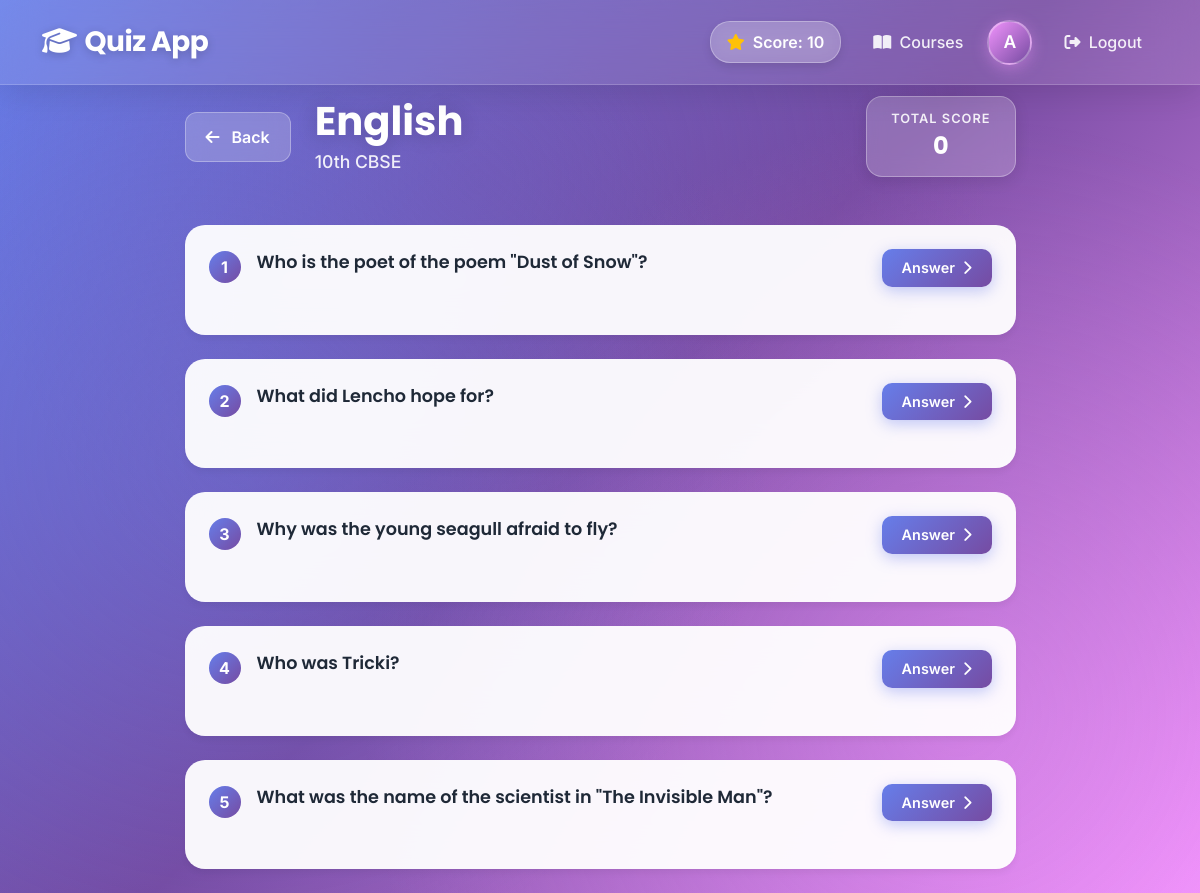
Page /subject/8/questions/ (signed in) on the earlier database version.
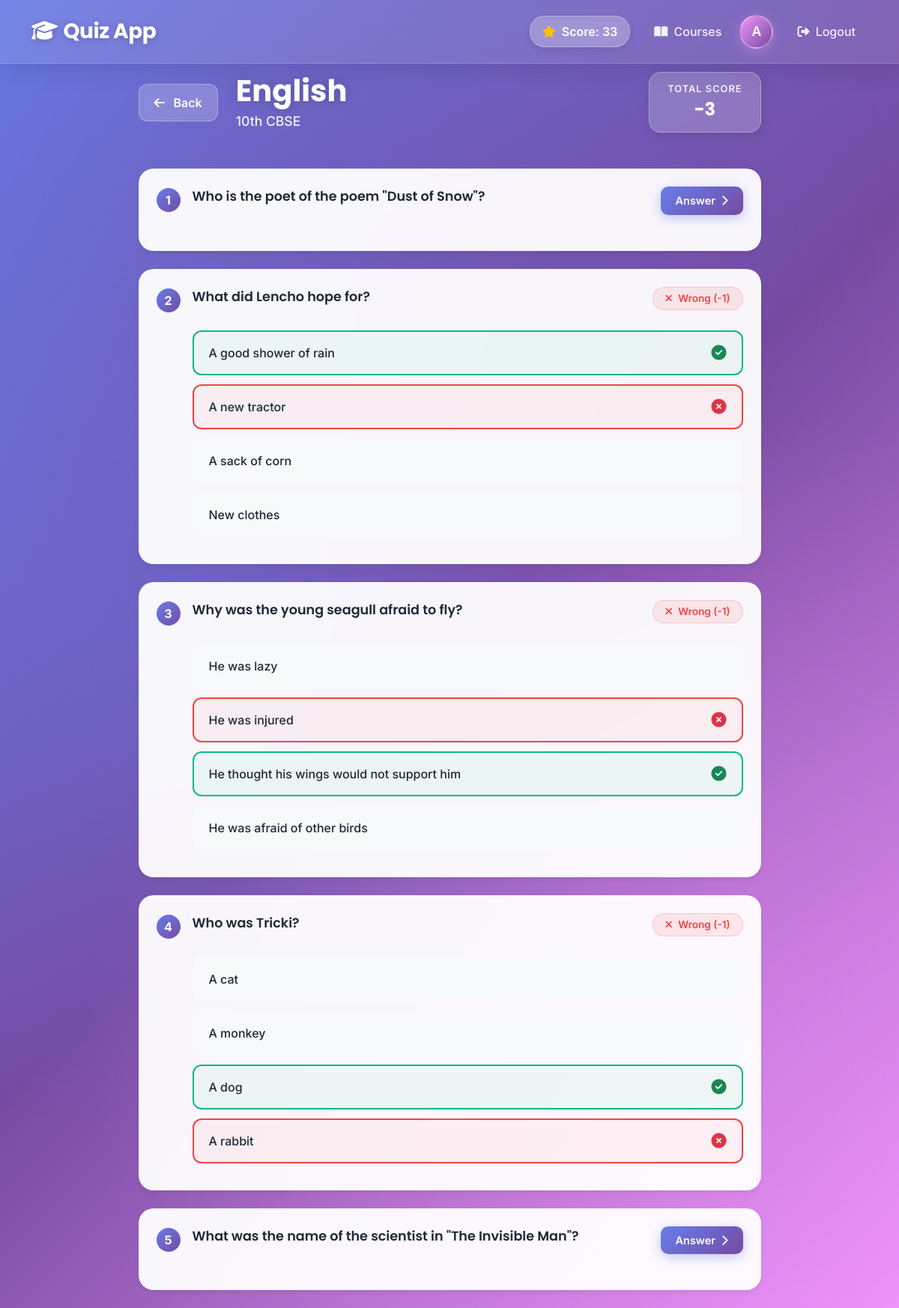
Same page on the later database version.
### quiz/models.py (models this page shows, shortened)
class Subject(models.Model):
    SUBJECT_TYPES = [
        ('LANGUAGE', 'Language'),
        ('SCIENCE', 'Science'),
        ('MATHEMATICS', 'Mathematics'),
    ]
    name = models.CharField(max_length=100)
    subject_type = models.CharField(max_length=20, choices=SUBJECT_TYPES)
    course = models.ForeignKey(Course, on_delete=models.CASCADE, related_name='subjects')
    description = models.TextField(blank=True)
    created_at = models.DateTimeField(auto_now_add=True)
    updated_at = models.DateTimeField(auto_now=True)
    class Meta:
        unique_together = ['name', 'course']

class Course(models.Model):
    COURSE_CHOICES = [
        ('10_KERALA', '10th Kerala Syllabus'),
        ('10_CBSE', '10th CBSE'),
        ('PLUS_ONE', '+1'),
        ('PLUS_TWO', '+2'),
    ]
    name = models.CharField(max_length=20, choices=COURSE_CHOICES, unique=True)
    description = models.TextField(blank=True)
    created_at = models.DateTimeField(auto_now_add=True)
    updated_at = models.DateTimeField(auto_now=True)

class Question(models.Model):
    subject = models.ForeignKey(Subject, on_delete=models.CASCADE, related_name='questions')
    text = models.TextField()
    positive_points = models.IntegerField(default=1)
    negative_points = models.IntegerField(default=0)
    created_at = models.DateTimeField(auto_now_add=True)
    updated_at = models.DateTimeField(auto_now=True)

class Option(models.Model):
    question = models.ForeignKey(Question, on_delete=models.CASCADE, related_name='options')
    text = models.CharField(max_length=255)
    is_correct = models.BooleanField(default=False)
    created_at = models.DateTimeField(auto_now_add=True)
    updated_at = models.DateTimeField(auto_now=True)

### quiz/views.py (the view)
# urls.py: path('subject/<int:subject_id>/questions/', views.subject_questions, name='subject_questions'),
@login_required
def subject_questions(request, subject_id):
    subject = get_object_or_404(Subject, id=subject_id)
    questions = Question.objects.filter(subject=subject).prefetch_related(
        'options',
        Prefetch(
            'usersubmission_set',
            queryset=UserSubmission.objects.filter(user=request.user),
            to_attr='user_submissions'
        )
    )
    for question in questions:
        question.user_submission = question.user_submissions[0] if question.user_submissions else None
    subject_score = UserSubmission.objects.filter(
        user=request.user,
        question__subject=subject
    ).aggregate(total=Sum('score'))['total'] or 0
    return render(request, 'quiz/subject_questions.html', {
        'subject': subject,
        'questions': questions,
        'total_score': subject_score,
        'global_score': get_user_total_score(request.user)
    })

### quiz/views.py (called while the page is built)
def get_user_total_score(user):
    return UserSubmission.objects.filter(user=user).aggregate(total=Sum('score'))['total'] or 0

### quiz/templates/quiz/subject_questions.html (shortened to what this page needs)
{% extends 'quiz/base.html' %}
{% block content %}
<div class="container">
    <div class="row justify-content-center">
        <div class="col-md-10 col-lg-9">
            <div class="d-flex justify-content-between align-items-center mb-5">
                <div class="d-flex align-items-center">
                    <a href="{% url 'course_subjects' subject.course.id %}" class="btn btn-glass me-4">
                        <i class="fas fa-arrow-left me-2"></i> Back
                    </a>
                    <div>
                        <h1 class="page-title mb-1">{{ subject.name }}</h1>
                        <p class="page-subtitle">{{ subject.course.get_name_display }}</p>
                    </div>
                </div>
                <div class="score-card">
                    <span class="score-label">Total Score</span>
                    <span class="score-value">{{ total_score }}</span>
                </div>
            </div>
            <div class="questions-list">
                {% for question in questions %}
                <div class="card question-card mb-4">
                    <div class="card-body p-4">
                        <div class="question-header d-flex justify-content-between align-items-start mb-4">
                            <div class="d-flex">
                                <span class="question-number">{{ forloop.counter }}</span>
                                <h5 class="question-text mb-0">{{ question.text }}</h5>
                            </div>
                            {% if question.user_submission %}
                            {% if question.user_submission.selected_option.is_correct %}
                            <span class="badge status-badge correct">
                                <i class="fas fa-check me-1"></i> Correct (+{{ question.positive_points }})
                            </span>
                            {% else %}
                            <span class="badge status-badge wrong">
                                <i class="fas fa-times me-1"></i> Wrong (-{{ question.negative_points }})
                            </span>
                            {% endif %}
                            {% else %}
                            <a href="{% url 'quiz_question' subject.id %}?question={{ question.id }}"
                                class="btn btn-primary btn-answer">
                                Answer <i class="fas fa-chevron-right ms-1"></i>
                            </a>
                            {% endif %}
                        </div>
                        {% if question.user_submission %}
                        <div class="options-list">
                            {% for option in question.options.all %}
                            <div
                                class="option-item {% if option.is_correct %}correct{% elif option == question.user_submission.selected_option and not option.is_correct %}wrong{% endif %}">
                                <span class="option-text">{{ option.text }}</span>
                                {% if option.is_correct %}
                                <i class="fas fa-check-circle text-success fs-5"></i>
                                {% elif option == question.user_submission.selected_option and not option.is_correct %}
                                <i class="fas fa-times-circle text-danger fs-5"></i>
                                {% endif %}
                            </div>
                            {% endfor %}
                        </div>
                        {% endif %}
                    </div>
                </div>
                {% empty %}
                <div class="empty-state">
                    <i class="fas fa-clipboard-question"></i>
                    <h3>No questions available</h3>
                    <p>Questions will be added soon for this subject</p>
                </div>
                {% endfor %}
            </div>
        </div>
    </div>
</div>
{% endblock %}

### quiz/templates/quiz/base.html (shortened to what this page needs)
<!DOCTYPE html>
<html lang="en">
<head>
    <link rel="stylesheet" href="https://cdn.jsdelivr.net/npm/bootstrap@5.3.0/dist/css/bootstrap.min.css">
    <link href="https://cdnjs.cloudflare.com/ajax/libs/font-awesome/6.4.0/css/all.min.css" rel="stylesheet">
</head>
<body>
    <nav class="navbar navbar-expand-lg">
        <div class="container">
            <a class="navbar-brand" href="{% url 'home' %}">
                <i class="fas fa-graduation-cap me-2"></i>Quiz App
            </a>
            <div class="collapse navbar-collapse" id="navbarNav">
                <ul class="navbar-nav ms-auto align-items-center">
                    {% if user.is_authenticated %}
                    <li class="nav-item me-3">
                        <div class="global-score-badge">
                            <i class="fas fa-star text-warning me-2"></i>
                            <span class="score-text">Score: {{ global_score|default:0 }}</span>
                        </div>
                    </li>
                    <li class="nav-item">
                        <a class="nav-link" href="{% url 'home' %}">
                            <i class="fas fa-book-open me-1"></i> Courses
                        </a>
                    </li>
                    <li class="nav-item ms-2">
                        <a class="profile-button" href="{% url 'profile' %}" title="View Profile">
                            {{ user.username|make_list|first|upper }}
                        </a>
                    </li>
                    <li class="nav-item ms-3">
                        <a class="nav-link" href="{% url 'logout' %}">
                            <i class="fas fa-sign-out-alt me-1"></i> Logout
                        </a>
                    </li>
                    {% else %}
                    <li class="nav-item">
                        <a class="btn btn-primary" href="{% url 'login' %}">
                            <i class="fas fa-sign-in-alt me-1"></i> Login
                        </a>
                    </li>
                    {% endif %}
                </ul>
            </div>
        </div>
    </nav>
    <main>
        {% block content %}{% endblock %}
    </main>
</body>
</html>

### quiz/templates/quiz/base.html (style rules this page uses)
:root { --gradient-start: #667eea; --gradient-mid: #764ba2; --gradient-end: #f093fb; --primary-color: #667eea; --primary-hover: #5568d3; --secondary-color: #764ba2; --accent-color: #f093fb; --correct-color: #10b981; --wrong-color: #fbbf24; --danger-color: #ef4444; --text-primary: #1f2937; --text-secondary: #6b7280; --glass-bg: rgba(255, 255, 255, 0.1); --glass-border: rgba(255, 255, 255, 0.18); }
* { margin: 0; padding: 0; box-sizing: border-box; }
body { font-family: 'Inter', -apple-system, BlinkMacSystemFont, 'Segoe UI', sans-serif; background: linear-gradient(135deg, var(--gradient-start) 0%, var(--gradient-mid) 50%, var(--gradient-end) 100%); background-attachment: fixed; min-height: 100vh; color: var(--text-primary); position: relative; overflow-x: hidden; }
body::before { content: ''; position: fixed; top: 0; left: 0; right: 0; bottom: 0; background: radial-gradient(circle at 20% 50%, rgba(102, 126, 234, 0.3) 0%, transparent 50%), radial-gradient(circle at 80% 80%, rgba(240, 147, 251, 0.3) 0%, transparent 50%), radial-gradient(circle at 40% 20%, rgba(118, 75, 162, 0.3) 0%, transparent 50%); animation: gradientShift 15s ease infinite; pointer-events: none; z-index: 0; }
main { position: relative; z-index: 1; padding-top: 6rem; min-height: 100vh; }
.navbar { background: rgba(255, 255, 255, 0.1) !important; backdrop-filter: blur(20px); -webkit-backdrop-filter: blur(20px); border-bottom: 1px solid rgba(255, 255, 255, 0.18); box-shadow: 0 8px 32px rgba(0, 0, 0, 0.1); padding: 1rem 0; position: fixed; top: 0; left: 0; right: 0; z-index: 1000; }
.navbar-brand { font-family: 'Poppins', sans-serif; font-size: 1.75rem; font-weight: 700; color: white !important; text-shadow: 0 2px 10px rgba(0, 0, 0, 0.2); transition: all 0.3s ease; letter-spacing: -0.5px; }
.nav-link { color: rgba(255, 255, 255, 0.9) !important; font-weight: 500; font-size: 1rem; transition: all 0.3s ease; padding: 0.5rem 1rem !important; border-radius: 8px; }
.profile-button { width: 45px; height: 45px; background: linear-gradient(135deg, var(--accent-color), var(--secondary-color)); color: white; border-radius: 50%; display: flex; align-items: center; justify-content: center; font-weight: 600; font-size: 1.1rem; text-decoration: none; transition: all 0.3s ease; box-shadow: 0 4px 15px rgba(240, 147, 251, 0.4); border: 2px solid rgba(255, 255, 255, 0.3); }
.btn-primary { background: linear-gradient(135deg, var(--primary-color), var(--secondary-color)); border: none; color: white; font-weight: 600; padding: 0.75rem 2rem; border-radius: 12px; transition: all 0.3s ease; box-shadow: 0 4px 15px rgba(102, 126, 234, 0.4); position: relative; overflow: hidden; }
.btn-primary::before { content: ''; position: absolute; top: 0; left: -100%; width: 100%; height: 100%; background: linear-gradient(90deg, transparent, rgba(255, 255, 255, 0.3), transparent); transition: left 0.5s ease; }
.card { background: rgba(255, 255, 255, 0.95); backdrop-filter: blur(10px); -webkit-backdrop-filter: blur(10px); border: 1px solid rgba(255, 255, 255, 0.3); border-radius: 20px; box-shadow: 0 8px 32px rgba(0, 0, 0, 0.1); transition: all 0.3s ease; }
h1, h2, h3, h4, h5, h6 { font-family: 'Poppins', sans-serif; font-weight: 700; color: var(--text-primary); }
.global-score-badge { background: rgba(255, 255, 255, 0.2); backdrop-filter: blur(10px); padding: 0.5rem 1rem; border-radius: 20px; border: 1px solid rgba(255, 255, 255, 0.3); color: white; font-weight: 600; display: flex; align-items: center; box-shadow: 0 4px 10px rgba(0, 0, 0, 0.1); }

Differences in the rows shown:
changed Question "What did Lencho hope for?": gains Option (text "A good shower of rain", is_correct True (drawn)); gains Option (text "A new tractor", is_correct False (drawn)); gains Option (text "A sack of corn"); gains Option (text "New clothes"); negative_points (not shown) → "1"; text "Answer" → "Wrong (- )"
changed Question "Why was the young seagull afraid to fly?": gains Option (text "He was lazy"); gains Option (text "He was injured", is_correct False (drawn)); gains Option (text "He thought his wings would not support him", is_correct True (drawn)); gains Option (text "He was afraid of other birds"); negative_points (not shown) → "1"; text "Answer" → "Wrong (- )"
changed Question "Who was Tricki?": gains Option (text "A cat"); gains Option (text "A monkey"); gains Option (text "A dog", is_correct True (drawn)); gains Option (text "A rabbit", is_correct False (drawn)); negative_points (not shown) → "1"; text "Answer" → "Wrong (- )"
Other differences:
{{ global_score|default:0 }}: "10" → "33"
{{ total_score }}: "0" → "-3"
